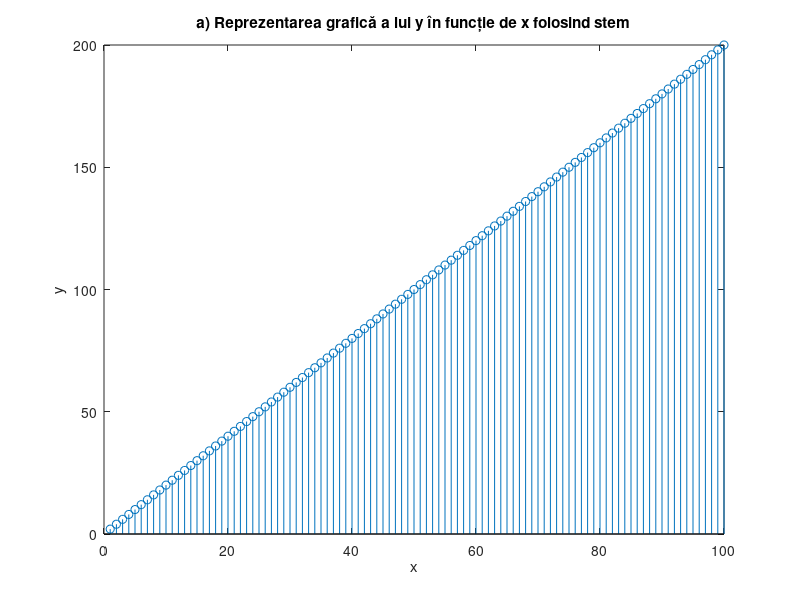
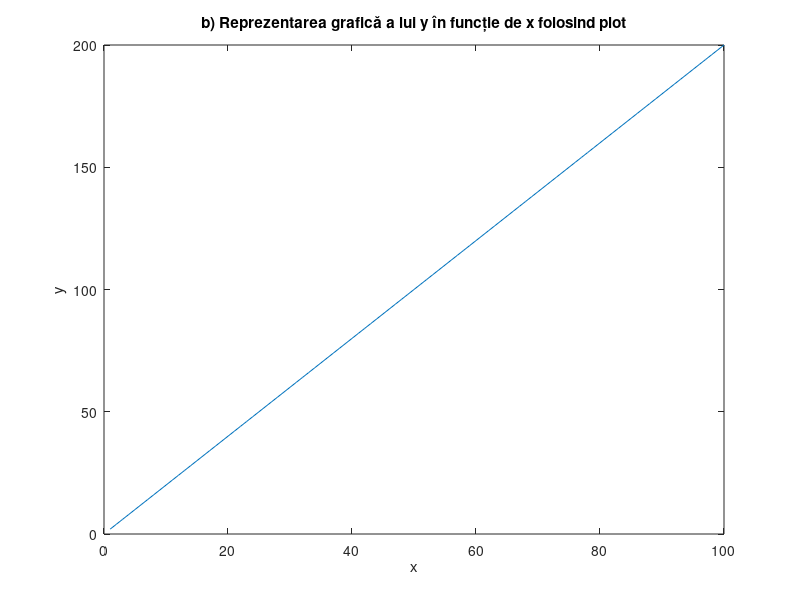
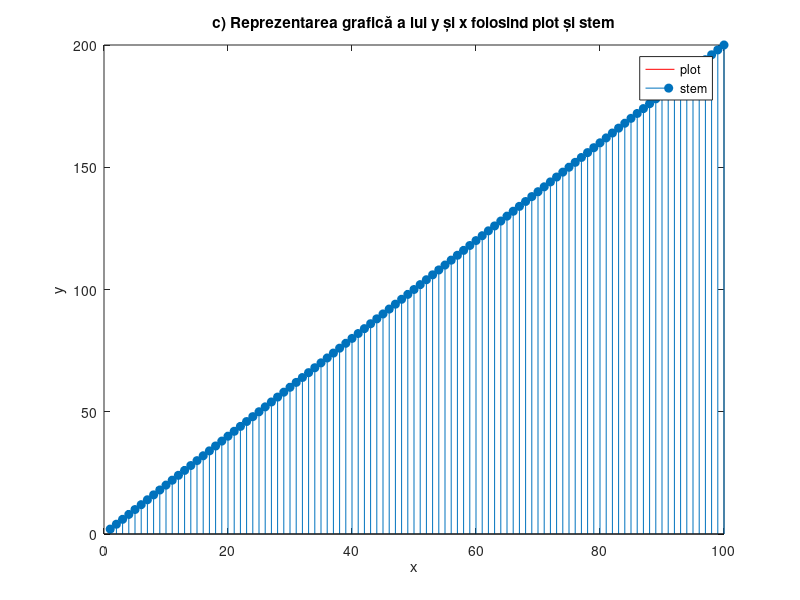
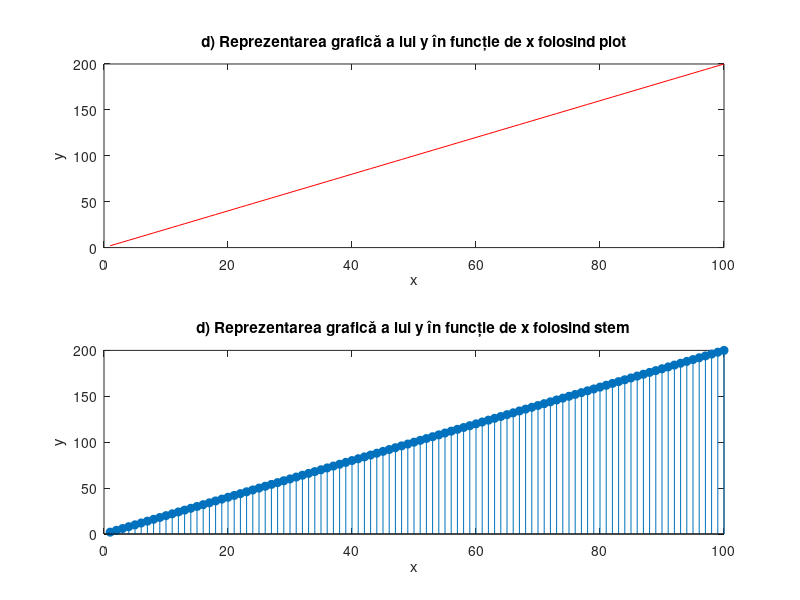

Here is the MATLAB script that generated these plots, in order:
% Generarea vectorilor x și y
x = 1:100;
y = 2:2:200;

% a) Reprezentarea grafică a lui y în funcție de x folosind funcția stem
figure;
stem(x, y);
title('a) Reprezentarea grafică a lui y în funcție de x folosind stem');
xlabel('x');
ylabel('y');

% b) Reprezentarea grafică a lui y în funcție de x folosind funcția plot
figure;
plot(x, y);
title('b) Reprezentarea grafică a lui y în funcție de x folosind plot');
xlabel('x');
ylabel('y');

% c) Reprezentarea grafică a lui y și x folosind plot și stem în aceeași figură
figure;
plot(x, y, 'r'); % y în funcție de x folosit plot
hold on;
stem(x, y, 'filled'); % y în funcție de x folosit stem
title('c) Reprezentarea grafică a lui y și x folosind plot și stem');
xlabel('x');
ylabel('y');
legend('plot', 'stem');
hold off;

% d) Reprezentarea grafică a lui y și x folosind plot și stem în sisteme de coordonate diferite
figure;
subplot(2, 1, 1);
plot(x, y, 'r');
title('d) Reprezentarea grafică a lui y în funcție de x folosind plot');
xlabel('x');
ylabel('y');

subplot(2, 1, 2);
stem(x, y, 'filled');
title('d) Reprezentarea grafică a lui y în funcție de x folosind stem');
xlabel('x');
ylabel('y');
